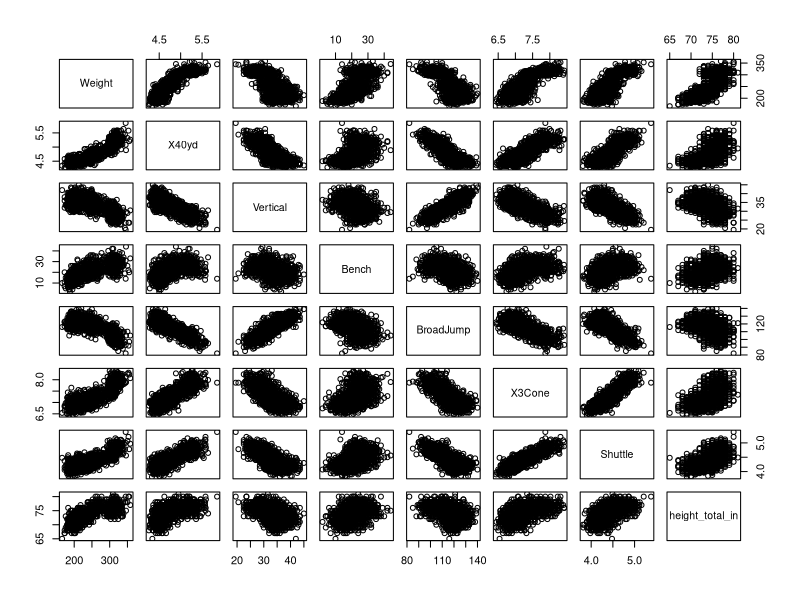
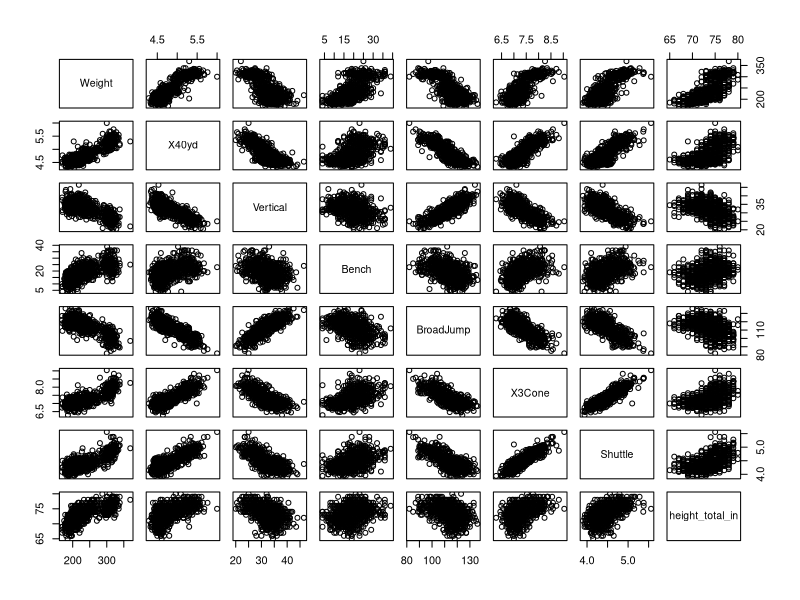
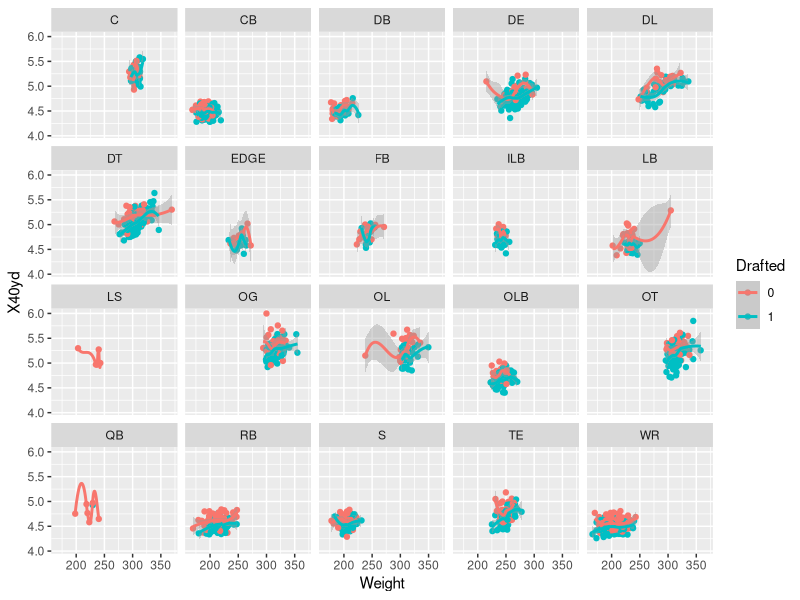
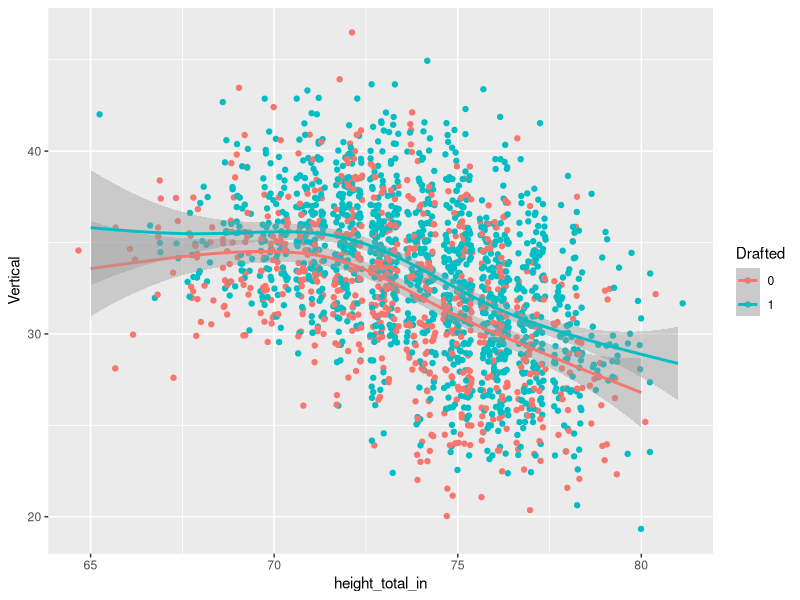

These charts were generated, in order, by the following R code: (Note: this script raises an error after producing the figures.)

library(sqldf)
library(ggplot2)
library(tidyverse)

nfl_combine <- read.csv("nfl_combine_2010_to_2023.csv", header = TRUE)

#######################
#####DATA CLEANING#####
#######################
#rename Broad.Jump column
names(nfl_combine)[names(nfl_combine)=='Broad.Jump'] <- 'BroadJump'

#create a data frame without ANY null values in any column (ONLY players who were drafted)
nfl_A<-na.omit(nfl_combine)
#create a data frame with ONLY players who were NOT drafted
nfl_B<-sqldf("SELECT * 
             FROM nfl_combine
             WHERE Drafted = 'False'")
#delete Round & Pick columns from nfl_A and nfl_B
nfl_A$Round <- NULL
nfl_A$Pick <- NULL
nfl_B$Round <- NULL
nfl_B$Pick <- NULL
#remove null values
nfl_A<-na.omit(nfl_A)
nfl_B<-na.omit(nfl_B)
#convert height to inches for a numeric variable
nfl_A <- nfl_A %>%
  separate(Height, into = c("feet", "inches"), sep = "-", convert = TRUE) %>%
  mutate(height_total_in = feet*12 + inches)

nfl_B <- nfl_B %>%
  separate(Height, into = c("feet", "inches"), sep = "-", convert = TRUE) %>%
  mutate(height_total_in = feet*12 + inches)

#correlation matrix for both nfl_A and nfl_B
cor_A <- cor(nfl_A[,c(7,8,9,10,11,12,13,15)]) 
pairs(nfl_A[,c(7,8,9,10,11,12,13,15)])

cor_B <- cor(nfl_B[,c(7,8,9,10,11,12,13,15)]) 
pairs(nfl_B[,c(7,8,9,10,11,12,13,15)])

#FEATURE ENGINEERING
#group positions
nfl_combine <- nfl_combine %>%
  mutate(
    PositionGroup = case_when(
      Pos %in% c("DE", "DL", "DT", "EDGE") ~ "DLINE",
      Pos %in% c("LB", "ILB", "OLB") ~ "LB",
      Pos %in% c("CB", "S", "DB") ~ "DB",
      Pos %in% c("RB", "FB") ~ "RB",
      Pos %in% c("OL", "OG","OT","C") ~ "OLINE",
      TRUE ~ Pos     # ← Keep original values
    )
  )
nfl_A <- nfl_A %>%
  mutate(
    PositionGroup = case_when(
      Pos %in% c("DE", "DL", "DT", "EDGE") ~ "DLINE",
      Pos %in% c("LB", "ILB", "OLB") ~ "LB",
      Pos %in% c("CB", "S", "DB") ~ "DB",
      Pos %in% c("RB", "FB") ~ "RB",
      Pos %in% c("OL", "OG","OT","C") ~ "OLINE",
      TRUE ~ Pos     # ← Keep original values
    )
  )
nfl_B <- nfl_B %>%
  mutate(
    PositionGroup = case_when(
      Pos %in% c("DE", "DL", "DT", "EDGE") ~ "DLINE",
      Pos %in% c("LB", "ILB", "OLB") ~ "LB",
      Pos %in% c("CB", "S", "DB") ~ "DB",
      Pos %in% c("RB", "FB") ~ "RB",
      Pos %in% c("OL", "OG","OT","C") ~ "OLINE",
      TRUE ~ Pos     # ← Keep original values
    )
  )
#join nfl_A and nfl_B to create a clean data frame with both drafted and undrafted players
nfl_C <- sqldf('
      SELECT *
      FROM nfl_A
      UNION 
      SELECT *
      FROM nfl_B
      ')

#change the Drafted column-- instead of using TRUE/FALSE, 0 and 1
nfl_C$Drafted[nfl_C$Drafted=='True']<-1
nfl_C$Drafted[nfl_C$Drafted=='False']<-0

##############################
#####DESCRIPTIVE ANALYSIS#####
##############################
#run queries to learn more about data structure
sqldf("SELECT PositionGroup, COUNT(*) AS Count
       FROM nfl_combine
       GROUP BY PositionGroup;")

sqldf("SELECT PositionGroup, COUNT(*) AS Count
       FROM nfl_C
       GROUP BY PositionGroup;")

#summary statistics query
summary_stats<-sqldf("
  SELECT 
    MIN(X40yd), 
    MAX(X40yd),
    AVG(X40yd),
    MIN(Vertical),
    MAX(Vertical),
    AVG(Vertical),
    MIN(X3Cone),
    MAX(X3Cone),
    AVG(X3Cone)
  FROM nfl_C;
")

#compare average strength across position groups - query
sqldf("
  SELECT PositionGroup, AVG(Bench) AS AvgBench
  FROM nfl_C
  GROUP BY PositionGroup
  ORDER BY AvgBench DESC;
")

sqldf("
  SELECT PositionGroup, AVG(Bench) AS AvgBench
  FROM nfl_A
  GROUP BY PositionGroup
  ORDER BY AvgBench DESC;
")

#compare average metrics between WR, DB, RB
sqldf("
  SELECT PositionGroup, 
         AVG(X40yd) AS Avg40,
         AVG(Vertical) AS AvgVertical,
         AVG(Bench) AS AvgBench,
         AVG(Shuttle) AS AvgShuttle,
         AVG(X3Cone) AS AvgThreeCone
  FROM nfl_C
  WHERE PositionGroup IN ('RB', 'WR', 'DB')
  GROUP BY PositionGroup;
")

#list the fastest OLINE/DLINE players, showing if they were drafted or not
sqldf("
      SELECT PositionGroup, Drafted,X40yd
      FROM nfl_C
      WHERE PositionGroup IN ('OLINE','DLINE')
      ORDER BY PositionGroup DESC
      LIMIT 15
")

#Which position group is the overall most explosive?
sqldf("
  SELECT PositionGroup,
         AVG(Vertical) AS AvgVertical,
         AVG(BroadJump) AS AvgBroad
  FROM nfl_A
  GROUP BY PositionGroup
  ORDER BY AvgVertical DESC;
")

#athletic score 2023
sqldf("
  SELECT Player, PositionGroup,Drafted,Year,
         ( (1/X40yd) * 100 
           + Vertical 
           + BroadJump 
           + (25 - X3Cone) 
         ) AS AthleticScore
  FROM nfl_combine
  WHERE Year=2023
  ORDER BY AthleticScore DESC
  LIMIT 15;
")

#explosiveness score - based on vertical and broad jump
sqldf("
  SELECT Player, PositionGroup,Drafted,
         (Vertical) + BroadJump AS ExplosivenessScore
  FROM nfl_C
  ORDER BY ExplosivenessScore DESC
  LIMIT 20;
")




#create scatter plots comparing player metrics
ggplot(nfl_C, aes(x=Weight, y=X40yd,color=Drafted))+
  geom_jitter()+
  geom_smooth(aes())+
  facet_wrap(vars(Pos))

ggplot(nfl_C, aes(x=height_total_in, y=Vertical,color=Drafted))+
  geom_jitter()+
  geom_smooth()

ggplot(nfl_C, aes(x=Weight, y=Broad.Jump,color=Drafted))+
  geom_jitter()+
  geom_smooth()

#create boxplots comparing 40yd times of players who were drafted or not
boxplot(nfl_A$X40yd, #only players who were drafted
        main="Average Drafted 40yd Dash",
        xlab="Time",
        ylab="",
        col="purple",
        horizontal = TRUE
)
summary(nfl_A$X40yd)

boxplot(nfl_B$X40yd, #only players who were drafted
        main="Average Undrafted 40yd Dash",
        xlab="Time",
        ylab="",
        col="purple",
        horizontal = TRUE
)
summary(nfl_B$X40yd)

#comparing 40-yard times across position groups -- only looking at Drafted
ggplot(nfl_A, aes(PositionGroup, X40yd)) +
  geom_boxplot() +
  labs(title = "40-Yard Dash by Position Group")

#comparing 3-cone drill times across position groups -- only looking at Drafted
ggplot(nfl_A, aes(PositionGroup, X3Cone)) +
  geom_boxplot() +
  labs(title = "3-Cone Drill Times by Position Group")

#delete inches, feet, and Year columns from nfl_C
nfl_C$inches <- NULL
nfl_C$feet <- NULL
nfl_C$Year <- NULL
nfl_C<-na.omit(nfl_C)
nfl_C<-na.omit(nfl_C)

# 1. Keep only numeric variables (adjust if you want a subset)
combine_num <- nfl_C %>%
  select(where(is.numeric))   # or: select(Forty, Vertical, BroadJump, Bench, Shuttle, ThreeCone)

# 2. Compute correlation matrix
cor_mat <- cor(combine_num, use = "pairwise.complete.obs")
#convert correlation matrix
cor_df <- cor_mat %>%
  as.data.frame() %>%
  rownames_to_column(var = "Var1") %>%
  pivot_longer(
    cols = -Var1,
    names_to = "Var2",
    values_to = "Correlation"
  )
#correlation heatmap
ggplot(cor_df, aes(x = Var1, y = Var2, fill = Correlation)) +
  geom_tile() +
  scale_fill_gradient2(
    limits = c(-1, 1),
    midpoint = 0,
    low = "blue",
    mid = "white",
    high = "red"
  ) +
  coord_fixed() +
  theme_minimal() +
  theme(
    axis.text.x = element_text(angle = 45, vjust = 1, hjust = 1)
  ) +
  labs(
    title = "Correlation Heatmap of NFL Combine Metrics",
    x = NULL,
    y = NULL
  )

#build a density plot comparing 40-yard times across positions
library(sqldf)

nfl_subset1 <- sqldf("
  SELECT *
  FROM nfl_C
  WHERE PositionGroup IN ('RB', 'WR', 'DB')
")

ggplot(nfl_subset1, aes(Vertical, fill = PositionGroup)) +
  geom_density(alpha = 0.4)
